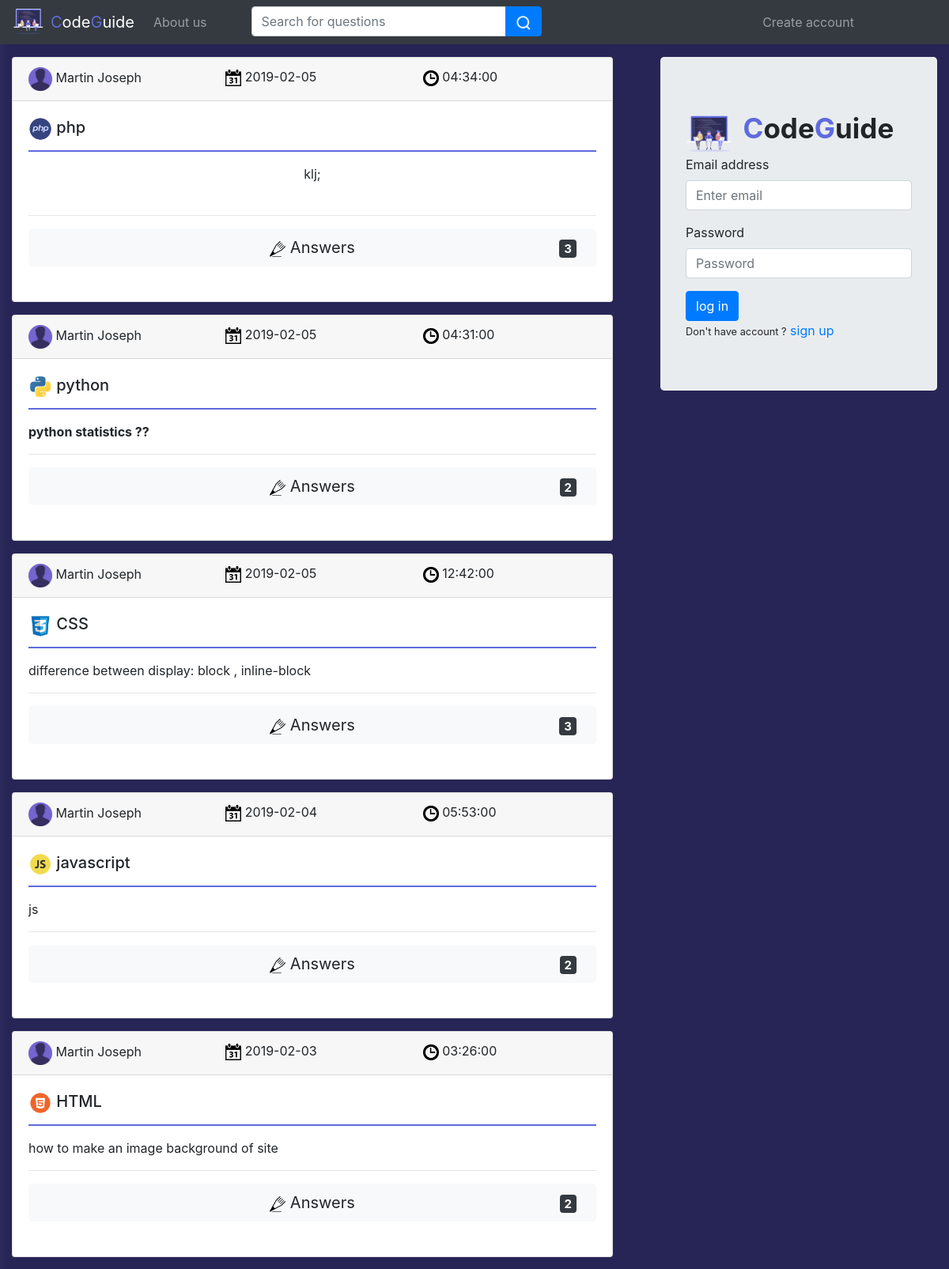
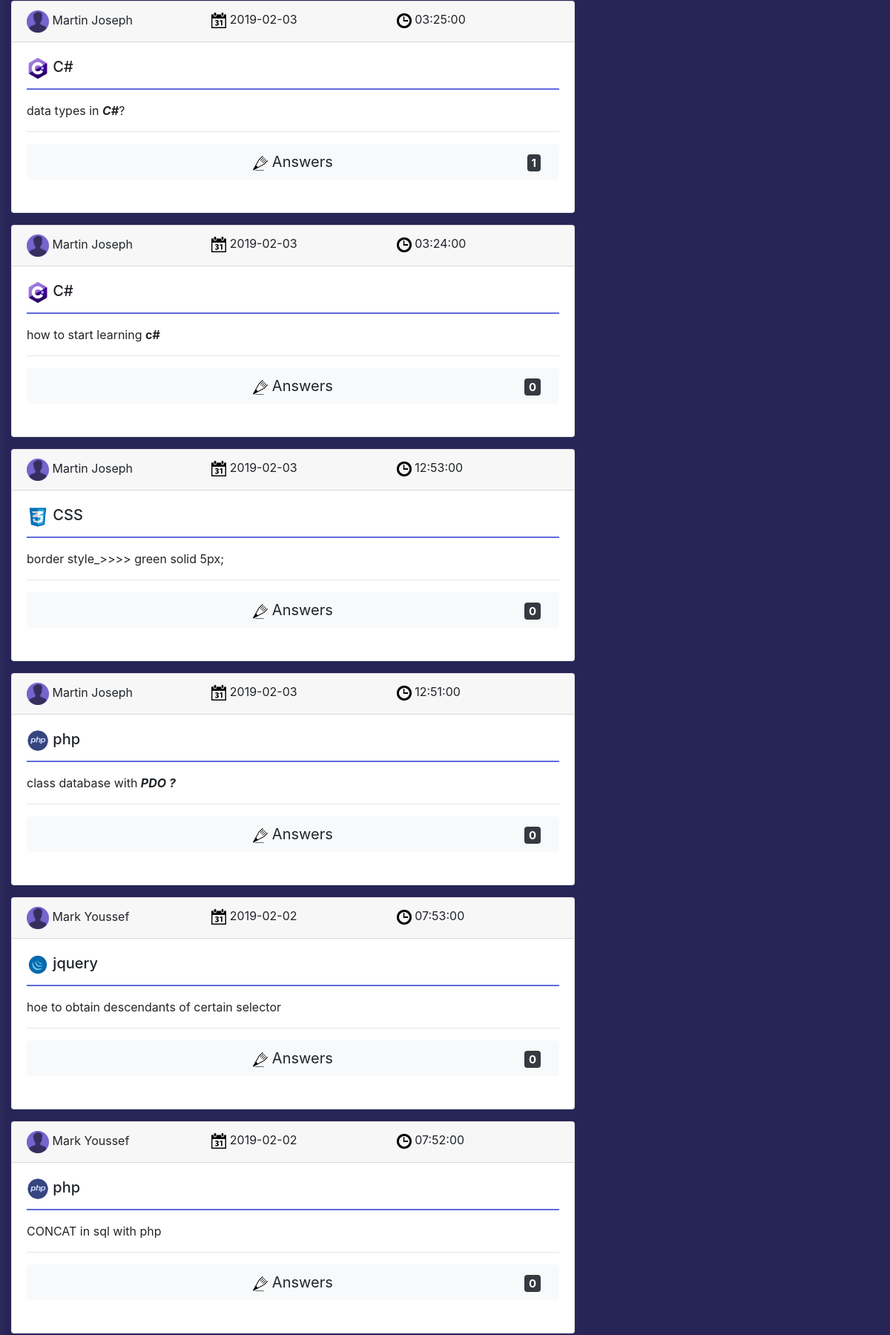
Page /Developement/home.php (upper part) on the committed database (2 pictures, top to bottom).
### tables this page shows
CREATE TABLE `post` (
  `id` int(255) NOT NULL,
  `user_id` text NOT NULL,
  `dates` date NOT NULL,
  `question` text NOT NULL,
  `reported` int(255) NOT NULL,
  `language` text NOT NULL,
  `group_id` int(255) NOT NULL,
  `times` time NOT NULL
);

CREATE TABLE `user` (
  `id` int(255) NOT NULL,
  `first_name` varchar(255) NOT NULL,
  `email` varchar(255) NOT NULL,
  `password` varchar(255) NOT NULL,
  `last_name` varchar(255) NOT NULL
);

### Developement/model/post.php (called while the page is built, shortened)
<?php
class post extends Database {
public static function search_post($keyword)
{
  $keyword = str_replace(" ", "%", $keyword);
  $sql = "SELECT *,post.id as post_id FROM post join user on post.user_id=user.id
  WHERE question like ('%$keyword%') AND post.group_id=0 ORDER BY post.id DESC;";
  $statement = Database::$db->prepare($sql);
  $statement->execute();
  $posts = [];
  while($row = $statement->fetch(PDO::FETCH_ASSOC)) {
    $posts[] = $row;
  }
  return $posts;
}
}
?>

### Developement/model/comment.php (called while the page is built, shortened)
<?php
class comment extends Database {
  public static function get_number_comments($post_id){
    $sql="SELECT COUNT(user_id) as number FROM comment WHERE post_id=$post_id;";
    $statement = Database::$db->prepare($sql);
    $statement->execute();
    $number=$statement->fetch(PDO::FETCH_ASSOC);
    return $number;
  }
}
 ?>

### Developement/home.php (the view, shortened to what this page needs)
<?php
include_once("model/post.php");
include_once("model/comment.php");
 ?>
<!DOCTYPE html>
<html lang="en" dir="ltr">
  <head>
    <link rel="stylesheet" href="css/bootstrap.min.css">
    <link rel="stylesheet" href="https://stackpath.bootstrapcdn.com/bootstrap/4.1.3/css/bootstrap.min.css">
  </head>
  <body >
    <nav class="navbar navbar-expand-lg navbar-dark bg-dark fixed-top" >
      <img class="mr-2" src="img/logo.png" width="40 px"  height="35 px"/>
      <a class="navbar-brand" href="#"><span style="color:#5f6bdd;">C</span>ode<span style="color:#5f6bdd;">G</span>uide</a>
      <div class="collapse navbar-collapse" id="navbarSupportedContent">
        <ul class="navbar-nav mr-auto">
          <li class="nav-item">
            <a class="nav-link" href="./aboutus.php">About us</a>
          </li>
          <li>
            <form action="home.php" method="get">
              <div class="input-group ml-5 my-2 my-lg-0">
                <input class="form-control" type="search" placeholder="Search for questions" aria-label="Search" name='question' aria-describedby="button-addon2">
                <div class="input-group-append">
                  <button type='submit'class="btn btn-primary" type="button" id="button-addon2"><img src="img/search.png" width="20px"></button>
                </div>
              </div>
            </form>
          </li>
        </ul>
        <ul class="navbar-nav mr-5 pr-5">
          <li class="nav-item dropdown">
            <a class='nav-link' href="signup.php">
              Create account
            </a>
          </li>
        </ul>
      </div>
    </nav><br><br><br>
    <div class="row">
      <div class="col-lg-8 col-sm-12">
        <div class="container">
          <?php
          if(!isset($_GET['question']))
          $posts=post::search_post(" ");
          else
          $posts=post::search_post($_GET['question']);
          foreach ($posts as $post) {
            ?>
          <div class="card mb-3">
            <div class="card-header">
              <div class="row">
              <div class="col-lg-4">
                <img src="img/profile.png" width="30 px">
              <?php echo ucwords($post["first_name"])." ".ucwords($post["last_name"]);?>
            </div>
            <div class="col-lg-4">
              <img src="img/calender.png" width="20 px">
              <?php echo $post['dates']?>
            </div>
            <div class="col-lg-4">
              <img src="img/time.png" width="20 px">
              <?php echo $post['times']?>
            </div>
            </div>
            </div>
            <div class="card-body">
              <h5 class="card-title">  <?php
              if ($post["language"]=="C/C++") {
                ?>
                  <img src="img/c++.png" height="30px" alt="">
                <?php
              }
              else if ($post["language"]=="C#") {
                ?>
                  <img src="img/csharp.png" height="30px" alt="">
                <?php
              }
              else if ($post["language"]=="java") {
                ?>
                  <img src="img/java.png" height="30px"alt="">
                <?php
              }
              else if ($post["language"]=="python") {
                ?>
                  <img src="img/python.png" height="30px" alt="">
                <?php
              }
              else if ($post["language"]=="php") {
                ?>
                  <img src="img/php.png" height="30px" alt="">
                <?php
              }
              else if ($post["language"]=="CSS") {
                ?>
                  <img src="img/css.png" height="30px" alt="">
                <?php
              }
              else if ($post["language"]=="HTML") {
                ?>
                  <img src="img/html.png" height="30px" alt="">
                <?php
              }
              else if ($post["language"]=="js") {
                ?>
                  <img src="img/javascript.png" height="30px" alt="">
                <?php
              }
              else if ($post["language"]=="jquery") {
                ?>
                  <img src="img/jquery.png" height="30px" alt="">
                <?php
              }
              if($post["language"]=='js'){
                echo "javascript";
              }else{
                  echo $post["language"];
              }?></h5>
              <p class="card-text" style="border:solid 1px #5f6bdd"><?php echo $post["question"]?></p>
              <hr>
              <div class="row rowC">
                <div class="col-lg-12">
                    <?php
                      $number=comment::get_number_comments($post['post_id']);
                     ?>
                     <button type="button" class="btn btn-light btn-lg btn-block mb-4" id="answer_<?php echo $post["post_id"] ?>"><img src="img/answer.png" width="20px">
                     <span style="position:absolute; top:14px; right:40px;" class="badge badge-dark"><?php echo $number['number'];  ?></span>  Answers</button>
                </div>
              </div>
          </div>
          </div>
        <?php  }?>
      </div>
      </div>
      <div class="col-lg-4 col-sm-12">
        <div class="container">
          <div class="jumbotron">
            <img class="mr-2" src="img/logo.png" width="60 px"  height="50 px"/>
            <span style="font-size:35px; font-weight:bold;"><span style="color:#5f6bdd;">C</span>ode<span style="color:#5f6bdd;">G</span>uide</span>
            <form id="login"action="" method="post">
              <div class="form-group">
                <label for="exampleInputEmail1">Email address</label>
                <input type="email" class="form-control" id="email" aria-describedby="emailHelp" placeholder="Enter email">
              </div>
              <div class="form-group">
                <label for="exampleInputPassword1">Password</label>
                <input type="password" class="form-control" id="password" placeholder="Password">
              </div>
              <button type="submit" class="btn btn-primary">log in</button><br>
              <small >Don't have account ?</small>
              <a  href="signup.php">sign up</a>
            </form>
          </div>
        </div>
      </div>
    </div>
  </body>
</html>

### Developement/home.php (style rules this page uses)
body { background-image: url(img/home.jpg); background-size: cover; background-repeat: no-repeat; }

### rows in the picture
post: user.first_name "Martin", user.last_name "Joseph", dates "2019-02-05", times "04:34:00", language "php", question "klj;", number "3"
post: user.first_name "Martin", user.last_name "Joseph", dates "2019-02-05", times "04:31:00", language "python", question "python statistics ??", number "2"
post: user.first_name "Martin", user.last_name "Joseph", dates "2019-02-05", times "12:42:00", language "CSS", question "difference between display: block , inline-block", number "3"
post: user.first_name "Martin", user.last_name "Joseph", dates "2019-02-04", times "05:53:00", language "javascript", question "js", number "2"
post: user.first_name "Martin", user.last_name "Joseph", dates "2019-02-03", times "03:26:00", language "HTML", question "how to make an image background of site", number "2"
post: user.first_name "Martin", user.last_name "Joseph", dates "2019-02-03", times "03:25:00", language "C#", question "data types in C# ?", number "1"
post: user.first_name "Martin", user.last_name "Joseph", dates "2019-02-03", times "03:24:00", language "C#", question "how to start learning c#", number "0"
post: user.first_name "Martin", user.last_name "Joseph", dates "2019-02-03", times "12:53:00", language "CSS", question "border style_>>>> green solid 5px;", number "0"
post: user.first_name "Martin", user.last_name "Joseph", dates "2019-02-03", times "12:51:00", language "php", question "class database with PDO ?", number "0"
post: user.first_name "Mark", user.last_name "Youssef", dates "2019-02-02", times "07:53:00", language "jquery", question "hoe to obtain descendants of certain selector", number "0"
post: user.first_name "Mark", user.last_name "Youssef", dates "2019-02-02", times "07:52:00", language "php", question "CONCAT in sql with php", number "0"
